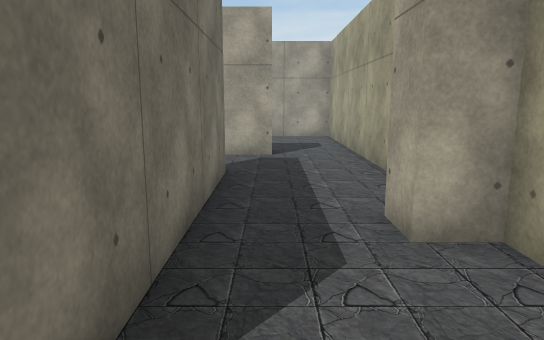
view 1 (above)

23 first-person views from a walk through a 3-D level made in the Unity game engine. The camera is 1.5 m above the floor, tilts 10° down and sees 70° across. The floor is counted in squares, 1 m on a side. Each view is taken from the middle of a square. On the plan, view 1 faces up. The plan holds only what a view shows up to about 17 squares ahead; the rest is blank. The place goes on beyond the plan. The player is left out. Some animated figures are not drawn. Door leaves are left out, so doorways stand open. Some surface patterns are stand-ins.

view 2
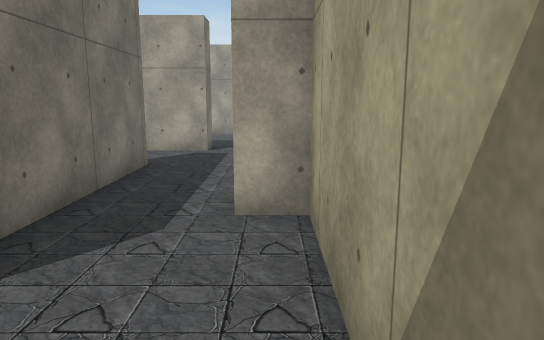

view 3
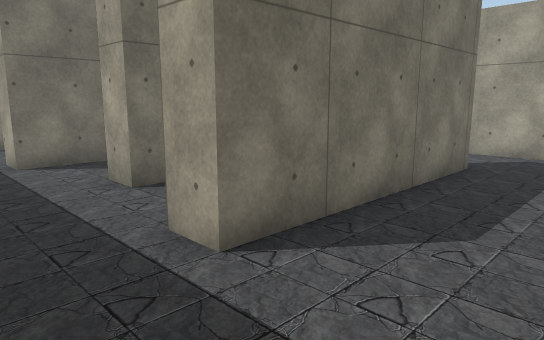

view 4
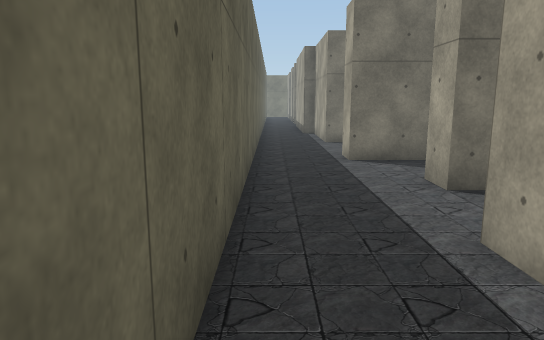

view 5
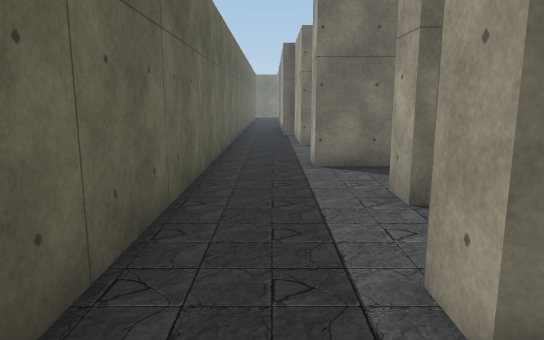

view 6
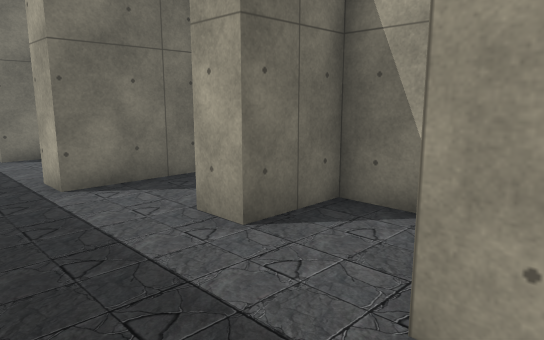

view 7
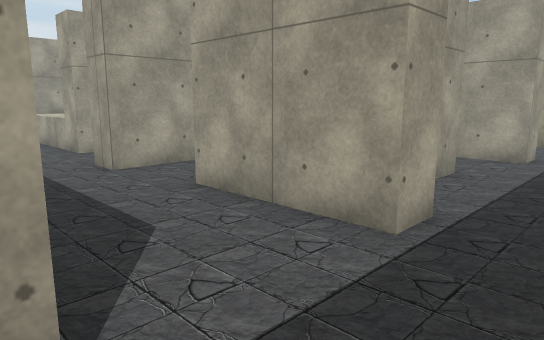

view 8
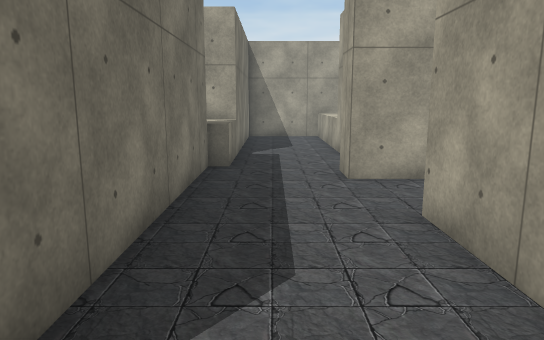

view 9
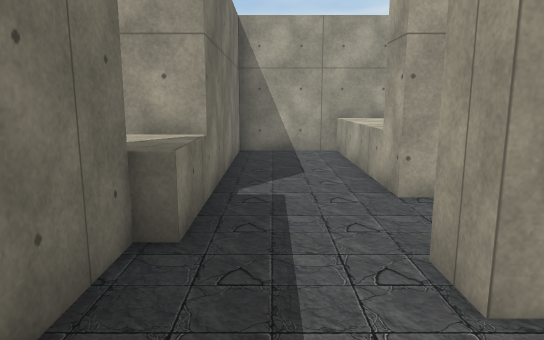

view 10
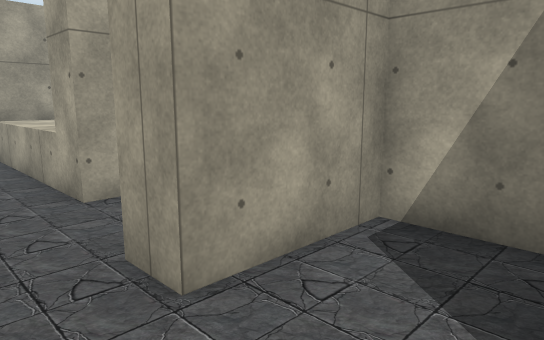

view 11
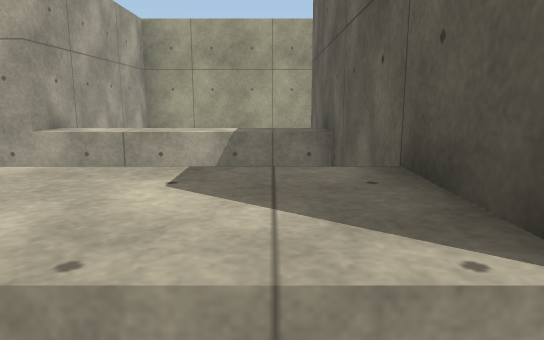

view 12
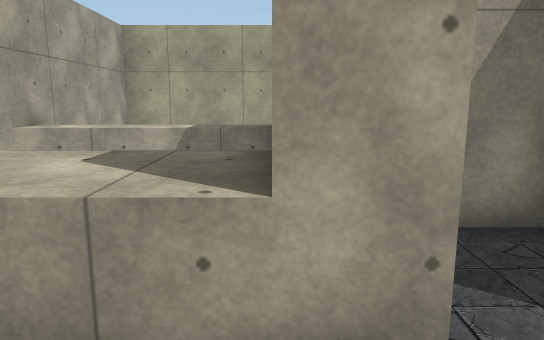

view 13
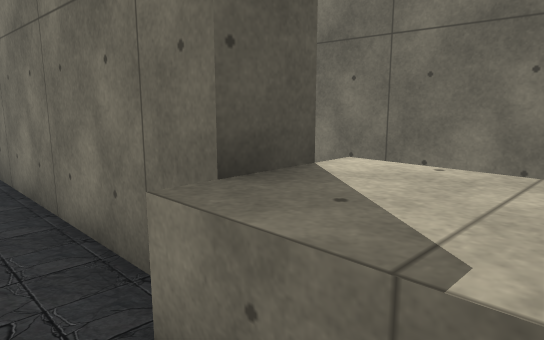

view 14
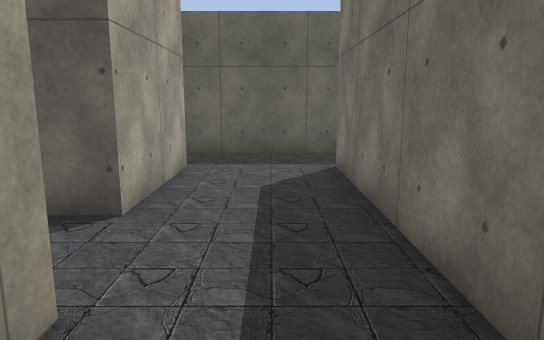

view 15
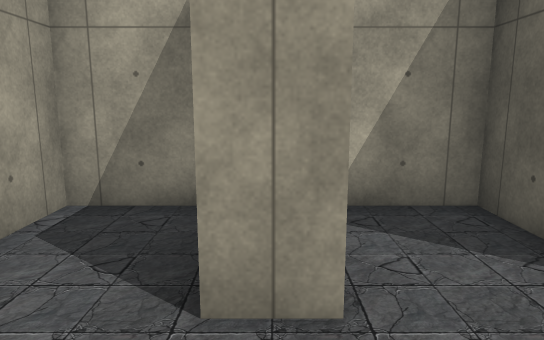

view 16
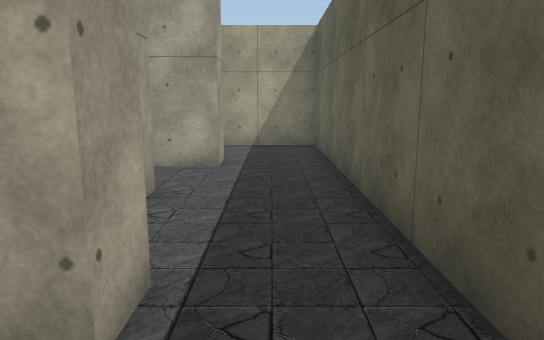

view 17
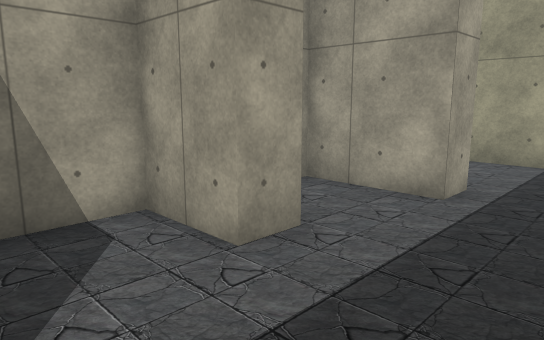

view 18
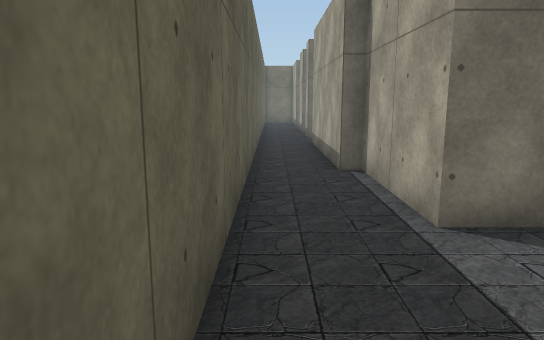

view 19
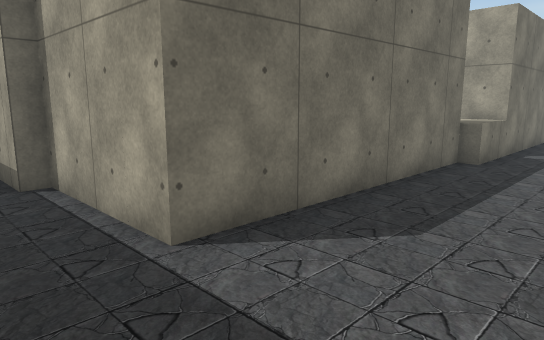

view 20
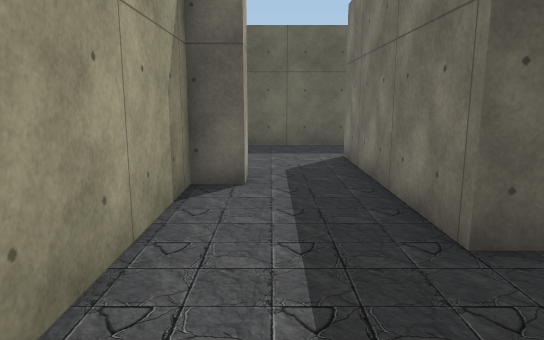

view 21
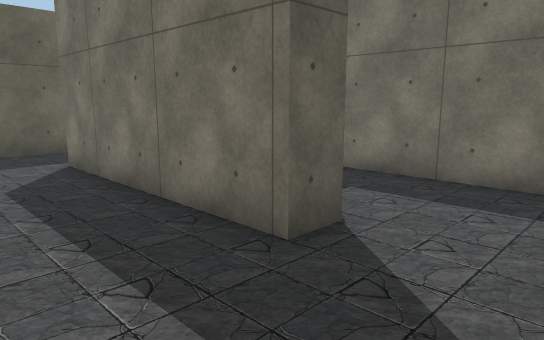

view 22
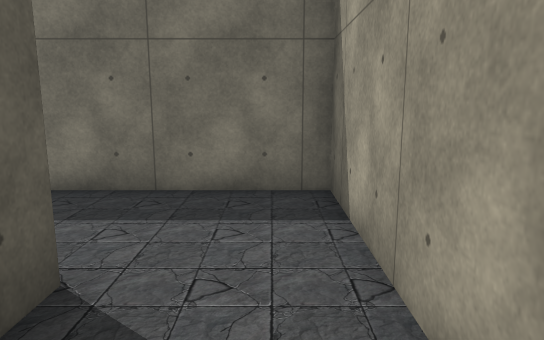

view 23
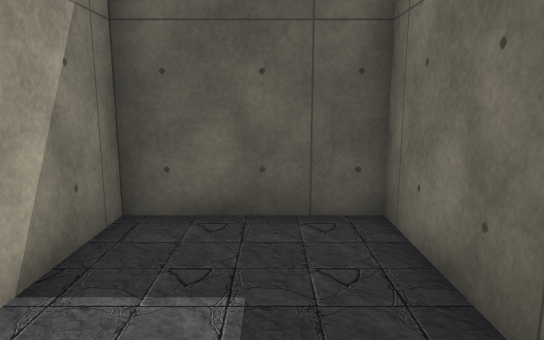

### Floor plan
Key: @ floor where view 1 was taken; # wall or solid block; . floor; ^ raised ledge.
Columns run from 25 left of view 1 to 3 right of it. Each row starts with its distance up from view 1.
 18                       #
 17              ######   #######
 16              #..^^    ^  ...#
 15              #..^^^   ^  ...#
 14              #..^^^   ^  ...#
 13              #..^^^   ^  ...#
 12              #..##########..#
 11            ###..##########..#
 10         #  ^^^.....#........#
  9         #  ^#^.....#........#
  8         #   #...####...##...#
  7         #   #......#...##...#
  6             #......#...##...#
  5             #...#########..##
  4             #...#########..##
  3             #...##..#..##...#
  2             #...##.....##...#
  1 #  ##########...##.....##...#
  0 .........................@..#
 -1 ............................#
 -2 #############################

Where each view was taken, in squares from view 1:
view 1: 0 up, 0 right, facing up
view 2: 1 down, 2 right, facing up
view 3: 1 down, 2 right, facing up-left
view 4: 1 down, 2 right, facing left
view 5: 0 up, 1 right, facing left
view 6: 1 down, 1 left, facing up-left
view 7: 1 down, 13 left, facing up-right
view 8: 0 up, 11 left, facing up
view 9: 5 up, 11 left, facing up
view 10: 5 up, 11 left, facing up-right
view 11: 13 up, 10 left, facing right
view 12: 12 up, 11 left, facing right
view 13: 11 up, 11 left, facing down-left
view 14: 10 up, 11 left, facing down
view 15: 8 up, 12 left, facing right
view 16: 0 up, 11 left, facing right
view 17: 1 down, 8 left, facing up-right
view 18: 1 down, 8 left, facing left
view 19: 1 down, 9 left, facing up-left
view 20: 12 up, 1 right, facing down
view 21: 11 up, 2 right, facing down-left
view 22: 10 up, 1 right, facing left
view 23: 10 up, 4 left, facing down
